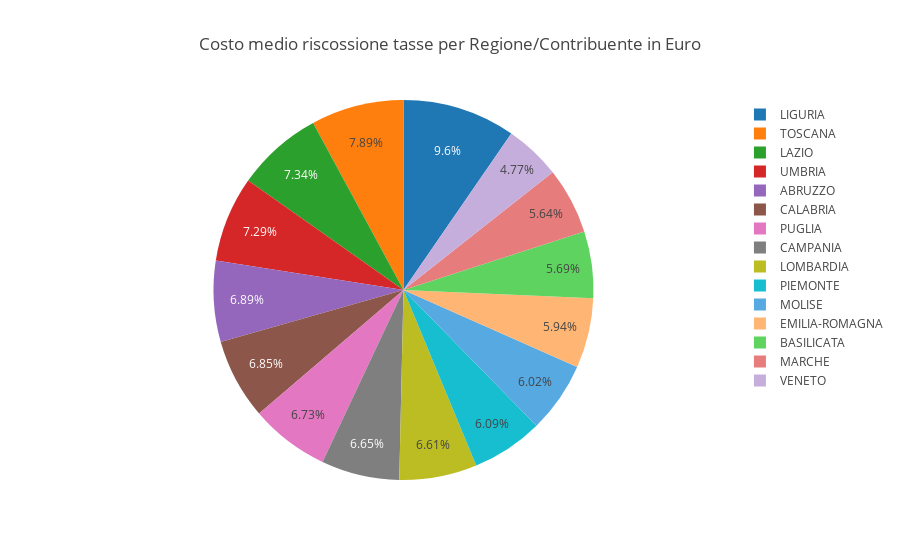
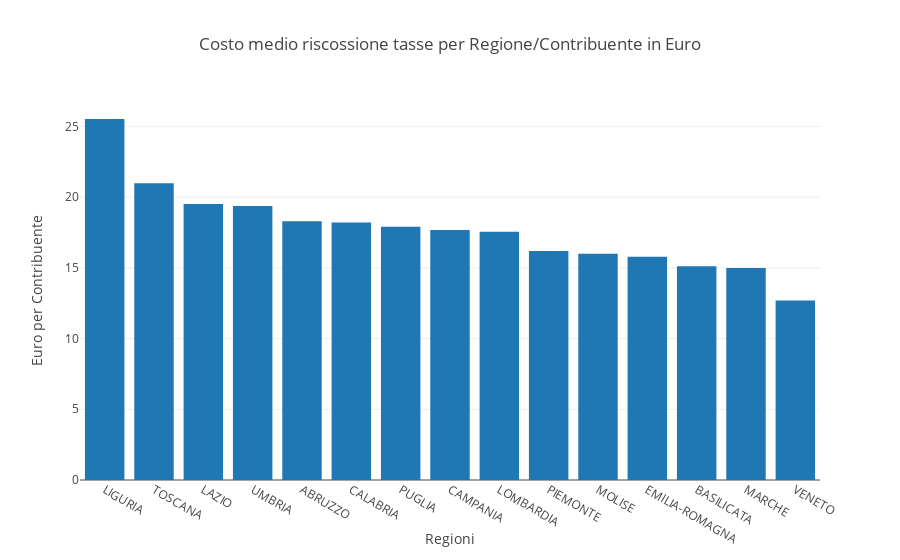

Notebook cell for these charts, in order:
### Code cell
py.iplot(fig_pie)
py.iplot(fig_bar)

fig_pie_path = 'imgs/tributi_regione_pie.png'
fig_bar_path = 'imgs/tributi_regione_bar.png'

py_on.image.save_as(fig_pie, filename=fig_pie_path)
py_on.image.save_as(fig_bar, filename=fig_bar_path)

x = Image(fig_pie_path)
y = Image(fig_bar_path)
display(x,y)

### Figure 1 — Plotly figure (JSON) as saved in the notebook; plotly's stock layout.template omitted (floating-point values rounded to 4 significant figures)
{"data": [{"labels": ["LIGURIA", "TOSCANA", "LAZIO", "UMBRIA", "ABRUZZO", "CALABRIA", "PUGLIA", "CAMPANIA", "LOMBARDIA", "PIEMONTE", "MOLISE", "EMILIA-ROMAGNA", "BASILICATA", "MARCHE", "VENETO"], "type": "pie", "values": [25.53, 20.99, 19.52, 19.38, 18.31, 18.21, 17.9, 17.69, 17.56, 16.2, 16.0, 15.78, 15.12, 14.99, 12.69]}], "layout": {"title": "Costo medio riscossione tasse per Regione/Contribuente in Euro"}}

### Figure 2 — Plotly figure (JSON) as saved in the notebook; plotly's stock layout.template omitted (floating-point values rounded to 4 significant figures)
{"data": [{"name": "spesa media", "type": "bar", "x": ["LIGURIA", "TOSCANA", "LAZIO", "UMBRIA", "ABRUZZO", "CALABRIA", "PUGLIA", "CAMPANIA", "LOMBARDIA", "PIEMONTE", "MOLISE", "EMILIA-ROMAGNA", "BASILICATA", "MARCHE", "VENETO"], "y": [25.53, 20.99, 19.52, 19.38, 18.31, 18.21, 17.9, 17.69, 17.56, 16.2, 16.0, 15.78, 15.12, 14.99, 12.69]}], "layout": {"title": "Costo medio riscossione tasse per Regione/Contribuente in Euro", "xaxis": {"title": "Regioni"}, "yaxis": {"title": "Euro per Contribuente"}}}
